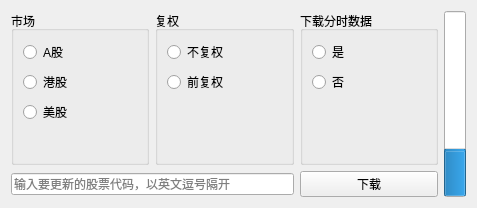
<?xml version="1.0" encoding="UTF-8"?>
<ui version="4.0">
 <class>Form</class>
 <widget class="QWidget" name="Form">
  <property name="geometry">
   <rect>
    <x>0</x>
    <y>0</y>
    <width>477</width>
    <height>208</height>
   </rect>
  </property>
  <property name="windowTitle">
   <string>Form</string>
  </property>
  <layout class="QGridLayout" name="gridLayout">
   <item row="0" column="0">
    <widget class="QGroupBox" name="groupBox">
     <property name="title">
      <string>市场</string>
     </property>
     <layout class="QVBoxLayout" name="verticalLayout">
      <item>
       <widget class="QRadioButton" name="china">
        <property name="text">
         <string>A股</string>
        </property>
       </widget>
      </item>
      <item>
       <widget class="QRadioButton" name="hk">
        <property name="text">
         <string>港股</string>
        </property>
       </widget>
      </item>
      <item>
       <widget class="QRadioButton" name="us">
        <property name="text">
         <string>美股</string>
        </property>
       </widget>
      </item>
      <item>
       <spacer name="verticalSpacer_2">
        <property name="orientation">
         <enum>Qt::Vertical</enum>
        </property>
        <property name="sizeHint" stdset="0">
         <size>
          <width>20</width>
          <height>40</height>
         </size>
        </property>
       </spacer>
      </item>
     </layout>
    </widget>
   </item>
   <item row="0" column="1">
    <widget class="QGroupBox" name="groupBox_2">
     <property name="title">
      <string>复权</string>
     </property>
     <layout class="QVBoxLayout" name="verticalLayout_2">
      <item>
       <widget class="QRadioButton" name="bfq">
        <property name="text">
         <string>不复权</string>
        </property>
       </widget>
      </item>
      <item>
       <widget class="QRadioButton" name="qfq">
        <property name="text">
         <string>前复权</string>
        </property>
       </widget>
      </item>
      <item>
       <spacer name="verticalSpacer">
        <property name="orientation">
         <enum>Qt::Vertical</enum>
        </property>
        <property name="sizeHint" stdset="0">
         <size>
          <width>20</width>
          <height>40</height>
         </size>
        </property>
       </spacer>
      </item>
     </layout>
    </widget>
   </item>
   <item row="0" column="2">
    <widget class="QGroupBox" name="groupBox_3">
     <property name="title">
      <string>下载分时数据</string>
     </property>
     <layout class="QVBoxLayout" name="verticalLayout_3">
      <item>
       <widget class="QRadioButton" name="yes">
        <property name="text">
         <string>是</string>
        </property>
       </widget>
      </item>
      <item>
       <widget class="QRadioButton" name="no">
        <property name="text">
         <string>否</string>
        </property>
       </widget>
      </item>
      <item>
       <spacer name="verticalSpacer_3">
        <property name="orientation">
         <enum>Qt::Vertical</enum>
        </property>
        <property name="sizeHint" stdset="0">
         <size>
          <width>20</width>
          <height>57</height>
         </size>
        </property>
       </spacer>
      </item>
     </layout>
    </widget>
   </item>
   <item row="0" column="3" rowspan="2">
    <widget class="QProgressBar" name="progressBar">
     <property name="value">
      <number>24</number>
     </property>
     <property name="orientation">
      <enum>Qt::Vertical</enum>
     </property>
    </widget>
   </item>
   <item row="1" column="2">
    <widget class="QPushButton" name="button">
     <property name="text">
      <string>下载</string>
     </property>
    </widget>
   </item>
   <item row="1" column="0" colspan="2">
    <widget class="QLineEdit" name="lineEdit">
     <property name="placeholderText">
      <string>输入要更新的股票代码，以英文逗号隔开</string>
     </property>
    </widget>
   </item>
  </layout>
 </widget>
 <resources/>
 <connections/>
</ui>
